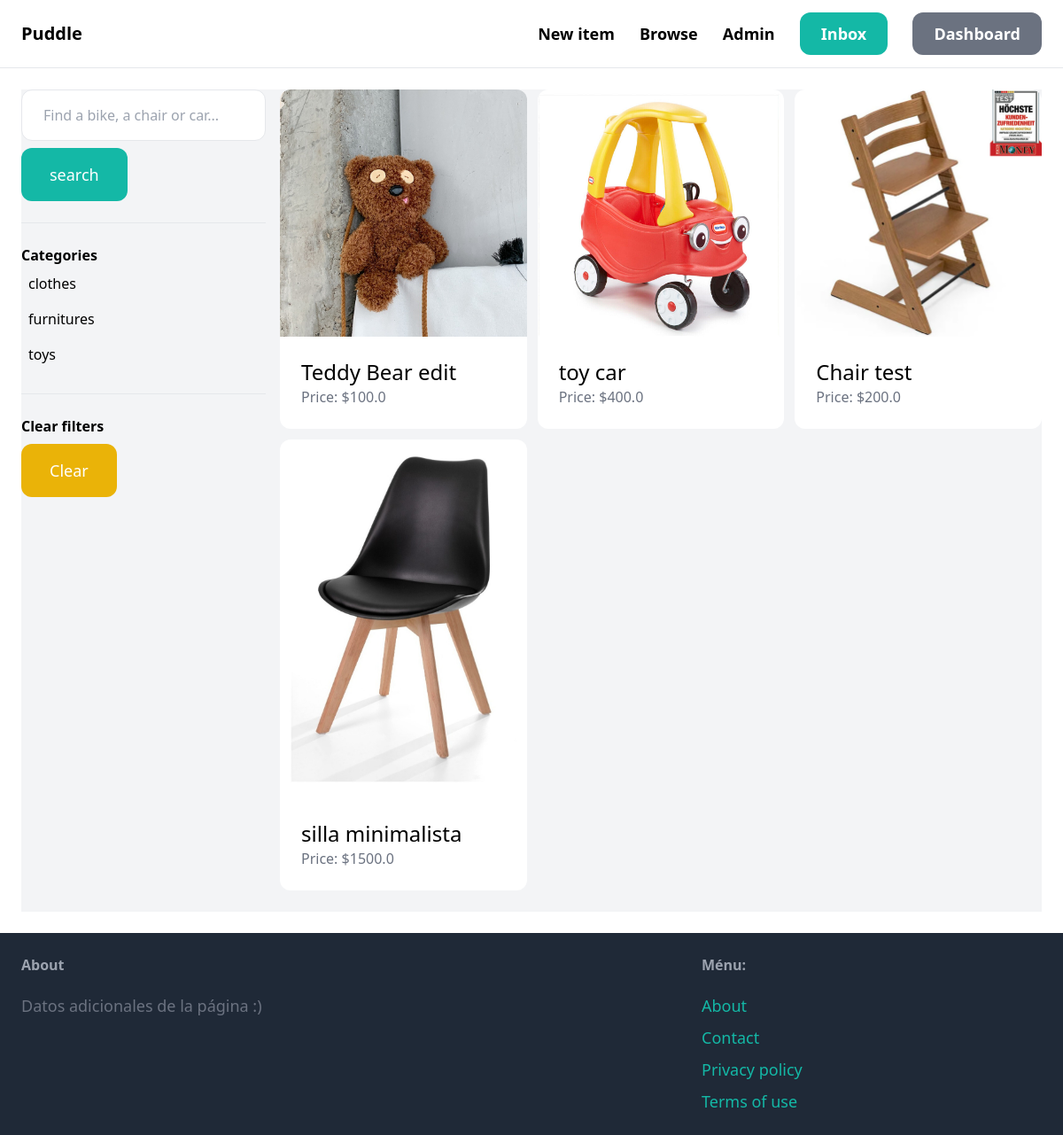
The app's page /items/ (signed in), older data.
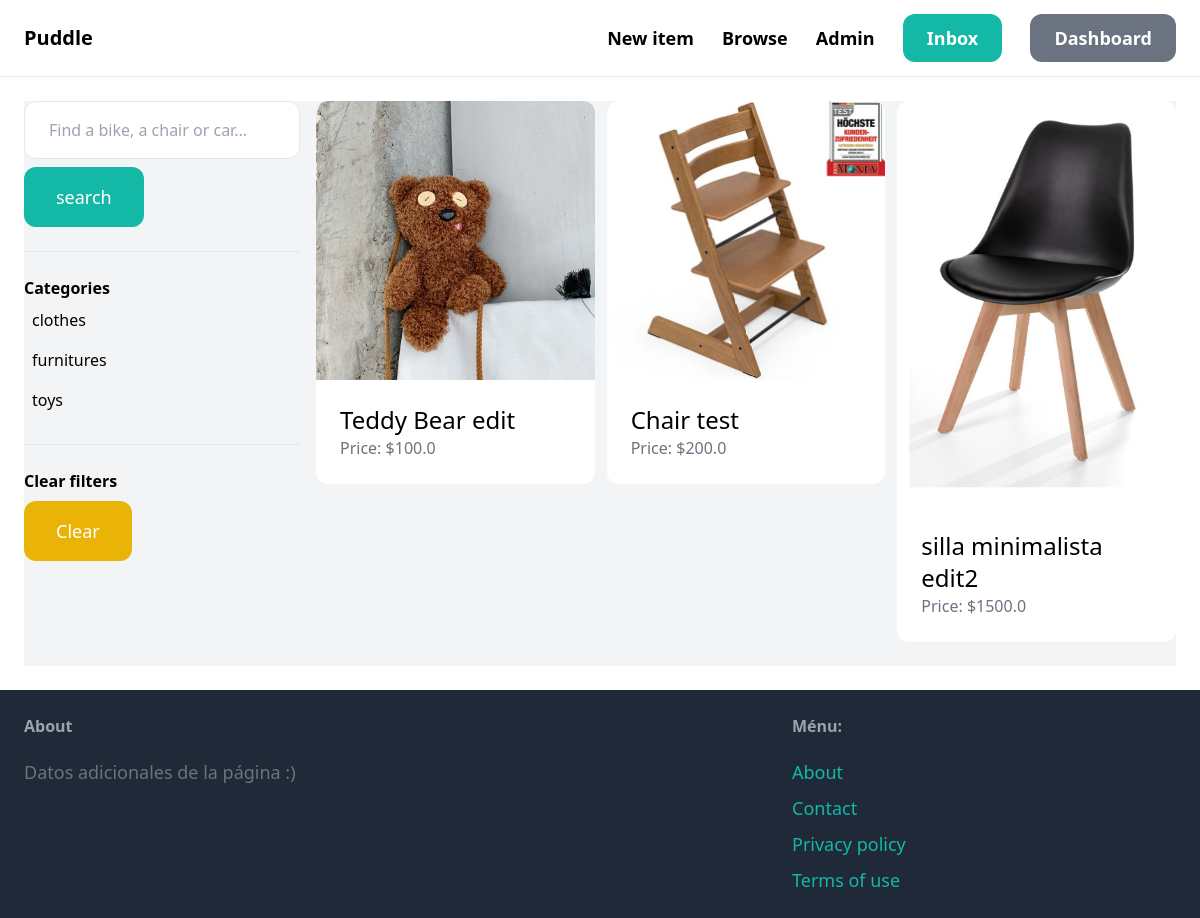
The same page, newer data.
### item/models.py (models this page shows, shortened)
class Category(models.Model):
    name = models.CharField(max_length=225)
    class Meta:
        ordering = ('name',)
        verbose_name_plural = 'Categories'

class Item(models.Model):
    category = models.ForeignKey(Category,related_name='items',on_delete=models.CASCADE)
    name = models.CharField(max_length=255)
    description = models.TextField(blank=True,null=True)
    price = models.FloatField()
    image = models.ImageField(upload_to='item_images',blank=True,null=True)
    is_sold = models.BooleanField(default=False)
    created_by = models.ForeignKey(User,related_name='items',on_delete=models.CASCADE)
    created_at = models.DateTimeField(auto_now_add=True)

### item/views.py (the view)
# urls.py: path('', items, name='items'),
@login_required
def items(request):
    query = request.GET.get('query','')
    category_id = request.GET.get('category',0)
    categories = Category.objects.all()
    items = Item.objects.filter(is_sold=False)
    if category_id:
        items = items.filter(category_id=category_id)
    if query:
        items = items.filter(
            Q(name__icontains=query) |
            Q(description__icontains=query)
        )
    return render(request, 'item/items.html',{
        'items': items,
        'query': query,
        'categories': categories,
        'category_id': int(category_id)
    })

### item/templates/item/items.html (shortened to what this page needs)
{% extends 'core/base.html' %}
{% block content %}
    <div class="pb-6 grid grid-cols-4 gap-4 bg-gray-100">
        <div class="col-span-1">
            <form method="get" action="{% url 'item:items' %}">
                <input name="query" type="text" class="w-full py-4 px-6 border rounded-xl" type="text" value="{{query}}" placeholder="Find a bike, a chair or car...">
                <button class="mt-2 py-4 px-8 text-lg bg-teal-500 text-white rounded-xl">search</button>
            </form>
            <hr class="my-6">
            <p class="font-semibold">Categories</p>
            <ul>
                {% for category in categories %}
                    <li class="py-2 px-2 rounded-xl {% if category.id == category_id %} bg-gray-200 {% endif %} ">
                        <a href="{% url 'item:items' %}?query={{query}}&category={{category.id}}"> {{category.name}} </a>
                    </li>
                {% endfor %}
            </ul>
            <hr class="my-6">
            <p class="font-semibold">Clear filters</p>
            <ul>
                <li><a href="{% url 'item:items' %}" class="mt-2 py-4 px-8 inline-block bg-yellow-500 text-lg rounded-xl text-white">Clear</a></li>
            </ul>
        </div>
        <div class="col-span-3">
            <div class="grid grid-cols-3 gap-3">
                {% for item in items %}
                <div>
                    <a href="{% url 'item:detail' item.id %}">
                        <div>
                            <img class="rounded-t-xl" src="{{item.image.url}}" alt="">
                        </div>
                        <div class="p-6 bg-white rounded-b-xl">
                            <h2 class="text-2xl"> {{item.name}} </h2>
                            <p class="text-gray-500">Price: ${{item.price}} </p>
                        </div>
                    </a>
                </div>
                {% endfor %}
            </div>
        </div>
    </div>
{% endblock %}

Row changes from the older to the newer data that the page shows:
removed Item: image (picture), name "toy car", price "400.0"
changed Item: name "silla minimalista" → "silla minimalista edit2"
